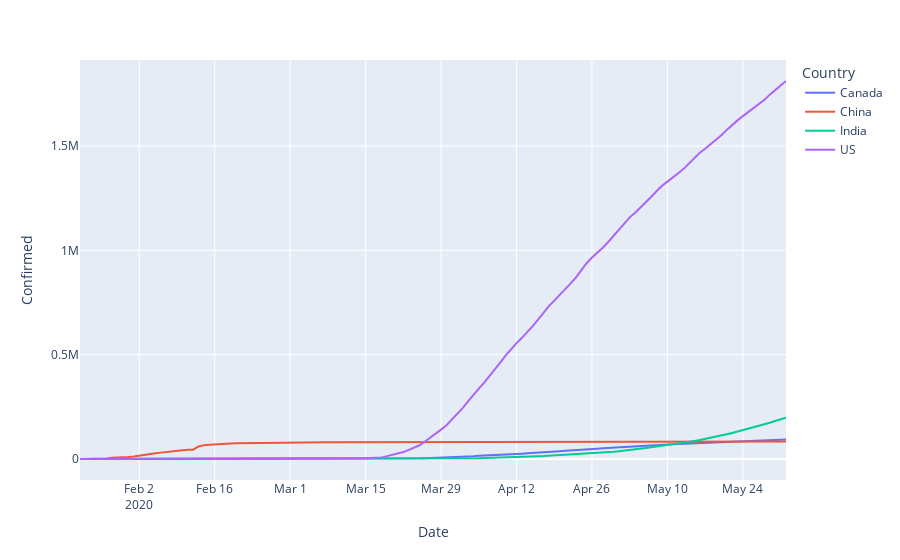

The notebook cell saved with this chart:
### Code cell
fig2 = px.line(country1,x='Date',y='Confirmed',color ="Country")
fig2.update_traces(textposition="top right")
fig2.show()

### Figure 1 — Plotly figure (JSON) as saved in the notebook; plotly's stock layout.template omitted (floating-point values rounded to 4 significant figures; data arrays with more than 128 entries replaced by an {"elided": "..."} marker saying what was removed)
{"data": [{"hovertemplate": "Country=Canada<br>Date=%{x}<br>Confirmed=%{y}<extra></extra>", "legendgroup": "Canada", "line": {"color": "#636efa", "dash": "solid"}, "marker": {"symbol": "circle"}, "mode": "lines", "name": "Canada", "orientation": "v", "showlegend": true, "textposition": "top right", "type": "scatter", "x": {"elided": "132 str values"}, "xaxis": "x", "y": {"elided": "132 int values"}, "yaxis": "y"}, {"hovertemplate": "Country=China<br>Date=%{x}<br>Confirmed=%{y}<extra></extra>", "legendgroup": "China", "line": {"color": "#EF553B", "dash": "solid"}, "marker": {"symbol": "circle"}, "mode": "lines", "name": "China", "orientation": "v", "showlegend": true, "textposition": "top right", "type": "scatter", "x": {"elided": "132 str values"}, "xaxis": "x", "y": {"elided": "132 int values"}, "yaxis": "y"}, {"hovertemplate": "Country=India<br>Date=%{x}<br>Confirmed=%{y}<extra></extra>", "legendgroup": "India", "line": {"color": "#00cc96", "dash": "solid"}, "marker": {"symbol": "circle"}, "mode": "lines", "name": "India", "orientation": "v", "showlegend": true, "textposition": "top right", "type": "scatter", "x": {"elided": "132 str values"}, "xaxis": "x", "y": {"elided": "132 int values"}, "yaxis": "y"}, {"hovertemplate": "Country=US<br>Date=%{x}<br>Confirmed=%{y}<extra></extra>", "legendgroup": "US", "line": {"color": "#ab63fa", "dash": "solid"}, "marker": {"symbol": "circle"}, "mode": "lines", "name": "US", "orientation": "v", "showlegend": true, "textposition": "top right", "type": "scatter", "x": {"elided": "132 str values"}, "xaxis": "x", "y": {"elided": "132 int values"}, "yaxis": "y"}], "layout": {"legend": {"title": {"text": "Country"}, "tracegroupgap": 0}, "margin": {"t": 60}, "xaxis": {"anchor": "y", "domain": [0, 1], "title": {"text": "Date"}}, "yaxis": {"anchor": "x", "domain": [0, 1], "title": {"text": "Confirmed"}}}}
